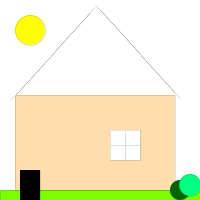
Frame 1 (no input)
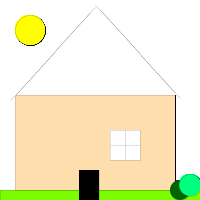
Frame 60 (the mouse pressed at the canvas centre just before this capture)
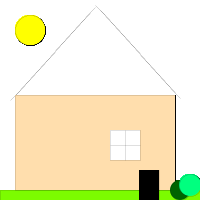
Frame 120 (the mouse held since frame 60 and released just before this capture)

The Processing sketch that drew these frames (run headless with seeded random() and noise(); from frame 60 on, the mouse is pressed at the canvas centre):

// Processing sketch: processing_96370
// ── processing_96370.pde

int x;
int y;
void setup (){
    
  size (200,200);
  background (255);
  
}
 int l=20;
void draw() {
  //background (255);
   strokeWeight (0);
  fill (124, 252, 0);
  rect (0,190,200,10);
  while (x<80){
    line(10+x,100-10*x/9,20+x,90-10*x/9);
    line(95+x,5+10*x/9,105+x,15+10*x/9);
    x=x+5;
    
  }
  fill(255, 222, 173);
  rect(15,95,160,95);
  fill(255);
  rect(110,130,30,30);
  line (110,145,140,145);
  line (125,130,125,160);
fill (255,255,0);
  ellipse (30,30,30,30);
  fill (0,100,0);
  ellipse (180,190,20,20);
  fill (0,255,127);
  ellipse (190,185,22,22);
  fill (0);
  rect (l,170,20,200);
  l++;
  }
